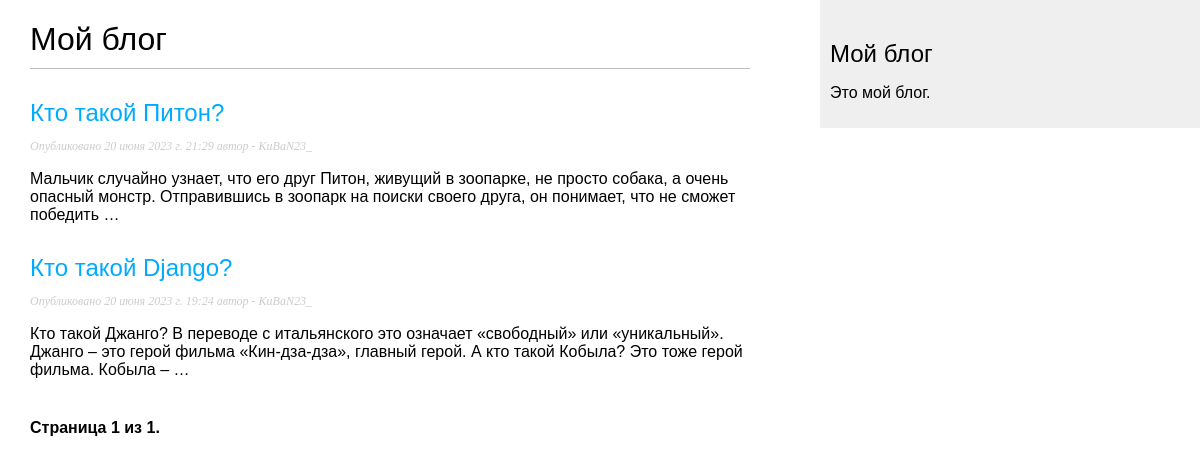
The page /blog/ on the database as committed earlier.
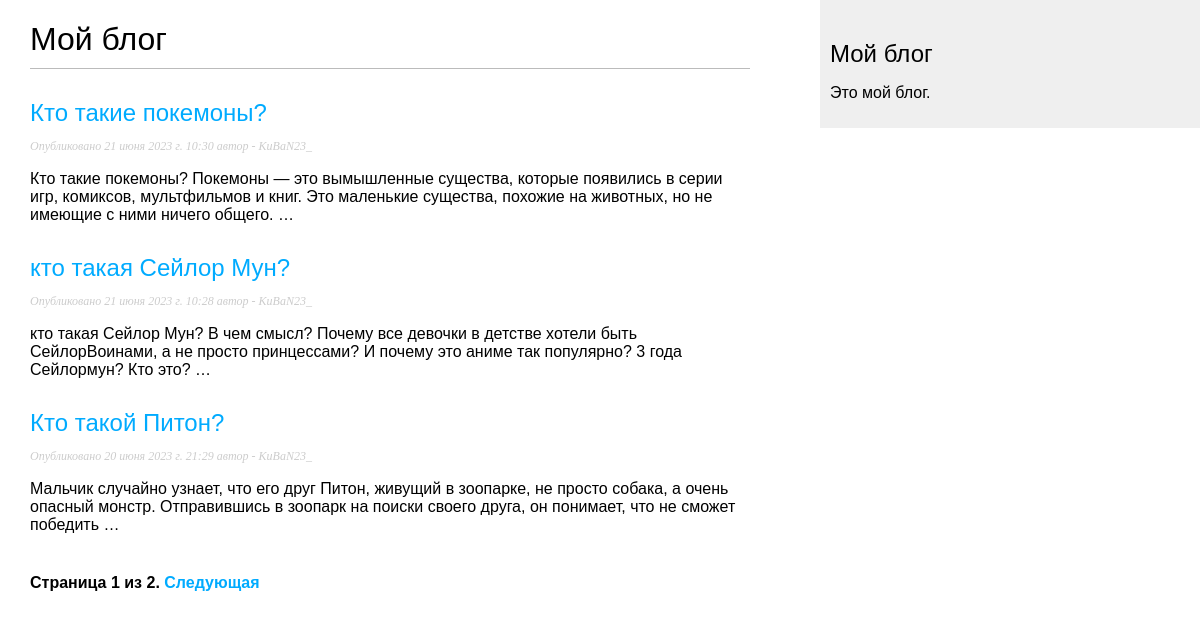
The same page on the database as committed later.
### blog/models.py (models this page shows, shortened)
class Post(models.Model):
    class Status(models.TextChoices):
        DRAFT = 'DF', 'DRAFT'
        PUBLISHED = 'PB', 'PUBLISHED'
    title = models.CharField(max_length=250)
    slug = models.SlugField(max_length=250,
                            unique_for_date='publish')
    author = models.ForeignKey(User,
                               on_delete=models.CASCADE,
                               related_name='blog_posts')
    body = models.TextField()
    publish = models.DateTimeField(default=timezone.now)
    created = models.DateTimeField(auto_now_add=True)
    updated = models.DateTimeField(auto_now=True)
    status = models.CharField(max_length=2,
                              choices=Status.choices,
                              default=Status.DRAFT)
    objects = models.Manager()
    published = PublishedManager()
    class Meta:
        ordering = ['-publish']
        indexes = [  # индексное упорядочивание данных
            models.Index(fields=['-publish']),
        ]
    def get_absolute_url(self):
        return reverse('blog:post_detail',
                       args=[self.publish.year,
                             self.publish.month,
                             self.publish.day,
                             self.slug
                             ])

### blog/views.py (the view)
class PostListView(ListView):
    queryset = Post.published.all()
    context_object_name = 'posts'
    paginate_by = 3
    template_name = 'blog/post/list.html'

### blog/templates/blog/post/list.html (shortened to what this page needs)
{% extends "blog/base.html" %}
{% block content %}
   <h1>Мой блог</h1>
   {% for post in posts %}
       <h2>
            <a href="{{ post.get_absolute_url }}">
                {{ post.title }}
            </a>
       </h2>
       <p class="date">
           Опубликовано {{ post.publish }} автор - {{ post.author }}
       </p>
       {{ post.body|truncatewords:30|linebreaks }}
   {% endfor %}
{% include "pagination.html" with page=page_obj %}
{% endblock %}

### blog/templates/blog/base.html (shortened to what this page needs)
<!DOCTYPE html>
{% load static %}
<html>
    <head>
       <link href="{% static 'css/blog.css' %}" rel="stylesheet">
    </head>
    <body>
       <div id="content">
       {% block content %}
       {% endblock %}
       </div>
       <div id="sidebar">
           <h2>Мой блог</h2>
           <p>Это мой блог.</p>
       </div>
    </body>
</html>

### blog/templates/pagination.html (shortened to what this page needs)
<div class="pagination">
  <span class="step-links">
    <span class="current">
      Страница {{ page.number }} из {{ page.paginator.num_pages }}.
    </span>
    {% if page.has_next %}
      <a href="?page={{ page.next_page_number }}">Следующая</a>
    {% endif %}
  </span>
</div>

### blog/static/css/blog.css (style rules this page uses)
body { margin:0; padding:0; font-family:helvetica, sans-serif; }
a { color:#00abff; text-decoration:none; }
h1 { font-weight:normal; border-bottom:1px solid #bbb; padding:0 0 10px 0; }
h2 { font-weight:normal; margin:30px 0 0; }
#content { float:left; width:60%; padding:0 0 0 30px; }
#sidebar { float:right; width:30%; padding:10px; background:#efefef; height:100%; }
p.date { color:#ccc; font-family: georgia, serif; font-size: 12px; font-style: italic; }
.pagination { margin:40px 0; font-weight:bold; }

Rows that differ between the two databases and show on the page:
no longer on this page (row unchanged): Post: title "Кто такой Django?", publish "20 июня 2023 г. 19:24", author "KuBaN23_", body "Кто такой Джанго? В переводе с итальянского это означает «свободный» или «уникальный». Джанго – это герой фильма «Кин-дза-дза», главный герой. А кто такой Кобыла? Это тоже герой фильма. Кобыла – …"
added Post: title "Кто такие покемоны?", publish "21 июня 2023 г. 10:30", author "KuBaN23_", body "Кто такие покемоны? Покемоны — это вымышленные существа, которые появились в серии игр, комиксов, мультфильмов и книг. Это маленькие существа, похожие на животных, но не имеющие с ними ничего общего. …"
added Post: title "кто такая Сейлор Мун?", publish "21 июня 2023 г. 10:28", author "KuBaN23_", body "кто такая Сейлор Мун? В чем смысл? Почему все девочки в детстве хотели быть СейлорВоинами, а не просто принцессами? И почему это аниме так популярно? 3 года Сейлормун? Кто это? …"
Other text that changed with them:
{{ page.paginator.num_pages }}: "1" → "2"
text now shown: "Следующая"
